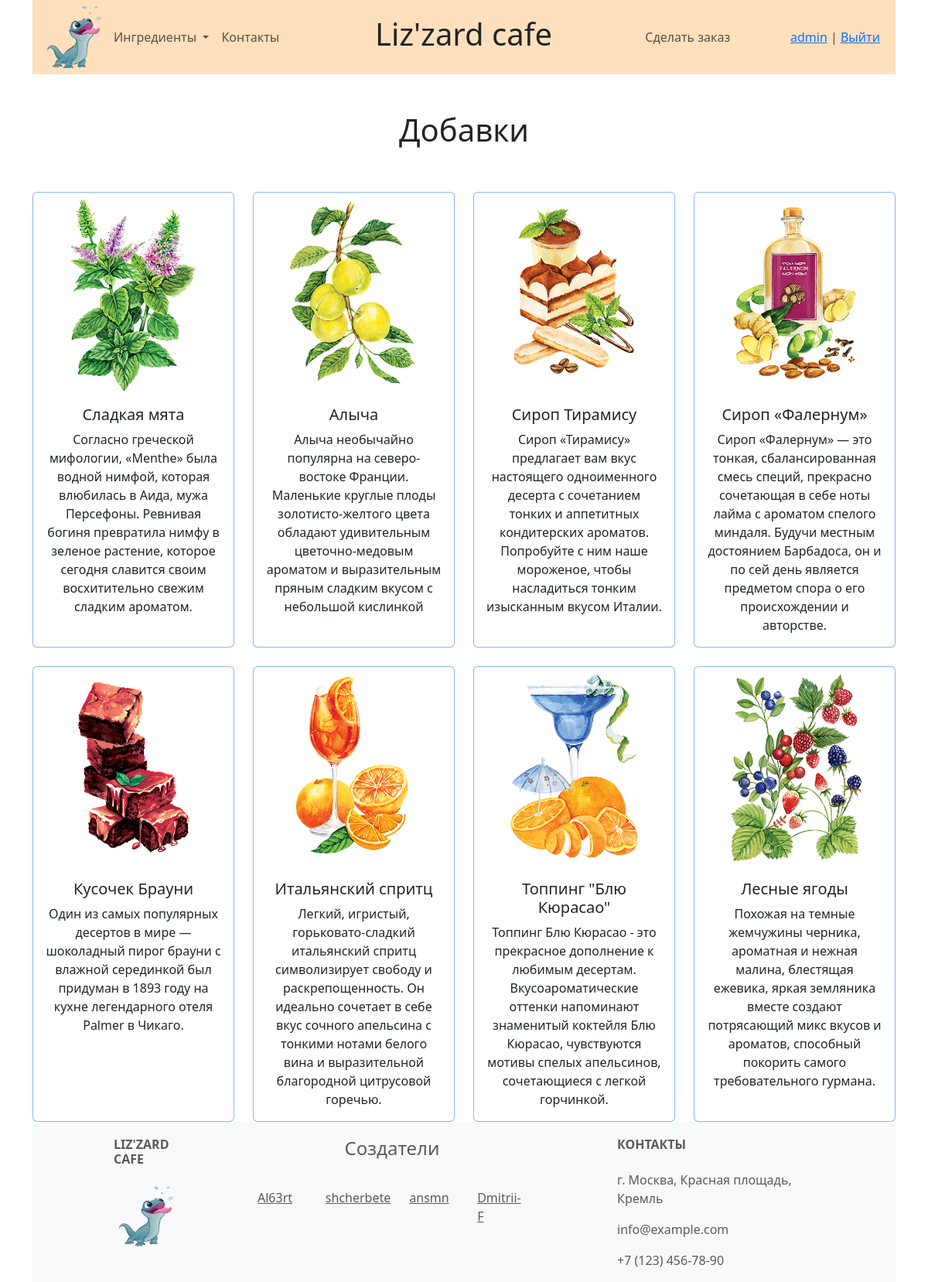
The page /toppings/ (signed in) on the database its author committed.
### icecream_bar/models.py (models this page shows, shortened)
class Topping(models.Model):
    name = models.CharField(max_length=100)
    description = models.TextField()
    image = models.ImageField(upload_to='Topping/', blank=True)
    price = models.PositiveIntegerField()

### icecream_bar/views.py (the view)
# urls.py: path('toppings/', views.ToppingsListView.as_view(), name='toppings'),
class ToppingsListView(ListView):
    model = Topping
    template_name = 'icecream_bar/toppings_list.html'
    context_object_name = 'toppings_list'

### icecream_bar/templates/icecream_bar/toppings_list.html
{% extends 'base/base.html' %}
{% block content %}
    <div class="container text-center">
        <h1><br>Добавки<br><br></h1>
        <div class="row row-cols-1 row-cols-md-4 g-4">
            {% for topping in toppings_list %}
            <div class="col">
                <div class="card border-primary border-opacity-50 h-100 ">
                  <img src="{{topping.image.url}}" class="card-img-top" >
                  <div class="card-body">
                    <h5 class="card-title">{{ topping.name }}</h5>
                    <p class="card-text">{{ topping.description }}</p>
                  </div>
                </div>
            </div>
            {% empty %}
            <p>Нет добавок.</p>
            {% endfor %}
        </div>
    </div>
{% endblock %}

### templates/base/nav.html (shortened to what this page needs)
<nav class="navbar navbar-expand-lg color-navbar">
  <div class="container-fluid">
    {% load static %}
    <div class="logo">
      <a href="/">
        <img src="{% static 'image/logo.png' %}" alt="Logo" class="navbar-logo-img">
      </a>
    </div>
    <div class="collapse navbar-collapse row" id="navbarNavDropdown">
        <div class="col-3">
          <ul class="navbar-nav">
            <li class="nav-item dropdown">
              <a class="nav-link dropdown-toggle" href="#" role="button" data-bs-toggle="dropdown" aria-expanded="false">
                Ингредиенты
              </a>
            <li class="nav-item">
              <a class="nav-link" href="/contacts/">Контакты</a>
            </li>
          </ul>
        </div>
        <div class="col-5 text-center">
          <h1><a href="/" class="text-decoration-none text-dark">Liz'zard cafe</a></h1>
        </div>
        <div class="col-2">
          <ul class="navbar-nav ms-auto mb-2 mb-lg-0">
            <li class="nav-item">
              <a class="nav-link" href="{% url 'icecream_bar:order_create' %}">Сделать заказ</a>
            </li>
          </ul>
        </div>
        <div class="col-2 d-flex justify-content-end">
          <ul class="navbar-nav ms-auto mb-2 mb-lg-0">
            <li class="nav-item">
            {% if user.is_authenticated %}
                <li class="nav-link">
                    <a href="{% url 'icecream_bar:profile' %}">{{user.username}}</a> |
                    <a href="{% url 'logout' %}">Выйти</a></li>
              {% else %}
                <li class="nav-link"><a href="{% url 'login' %}">Войти</a></li>
            {% endif %}
          </ul>
        </div>
    </div>
  </div>
</nav>

### icecream_bar/static/main.css (style rules this page uses)
.logo { background-size: 100%; width: 85px; height: 80px; }
.navbar-logo-img { width: 100%; height: 100%; object-fit: cover; }
.h-100 { height: 100%; }
.color-navbar { background-color: #ffe0bd; }

### rows shown on the page
Topping: image (picture), name "Сладкая мята", description "Согласно греческой мифологии, «Menthe» была водной нимфой, которая влюбилась в Аида, мужа Персефоны. Ревнивая богиня превратила нимфу в зеленое растение, которое сегодня славится своим восхитительно свежим сладким ароматом."
Topping: image (picture), name "Алыча", description "Алыча необычайно популярна на северо-востоке Франции. Маленькие круглые плоды золотисто-желтого цвета обладают удивительным цветочно-медовым ароматом и выразительным пряным сладким вкусом с небольшой кислинкой"
Topping: image (picture), name "Сироп Тирамису", description "Сироп «Тирамису» предлагает вам вкус настоящего одноименного десерта с сочетанием тонких и аппетитных кондитерских ароматов. Попробуйте с ним наше мороженое, чтобы насладиться тонким изысканным вкусом Италии."
Topping: image (picture), name "Сироп «Фалернум»", description "Сироп «Фалернум» — это тонкая, сбалансированная смесь специй, прекрасно сочетающая в себе ноты лайма с ароматом спелого миндаля. Будучи местным достоянием Барбадоса, он и по сей день является предметом спора о его происхождении и авторстве."
Topping: image (picture), name "Кусочек Брауни", description "Один из самых популярных десертов в мире — шоколадный пирог брауни с влажной серединкой был придуман в 1893 году на кухне легендарного отеля Palmer в Чикаго."
Topping: image (picture), name "Итальянский спритц", description "Легкий, игристый, горьковато-сладкий итальянский спритц символизирует свободу и раскрепощенность. Он идеально сочетает в себе вкус сочного апельсина с тонкими нотами белого вина и выразительной благородной цитрусовой горечью."
Topping: image (picture), name "Топпинг \"Блю Кюрасао\"", description "Топпинг Блю Кюрасао - это прекрасное дополнение к любимым десертам. Вкусоароматические оттенки напоминают знаменитый коктейля Блю Кюрасао, чувствуются мотивы спелых апельсинов, сочетающиеся с легкой горчинкой."
Topping: image (picture), name "Лесные ягоды", description "Похожая на темные жемчужины черника, ароматная и нежная малина, блестящая ежевика, яркая земляника вместе создают потрясающий микс вкусов и ароматов, способный покорить самого требовательного гурмана."

### other values the page prints
{{ user.username }} "admin"
